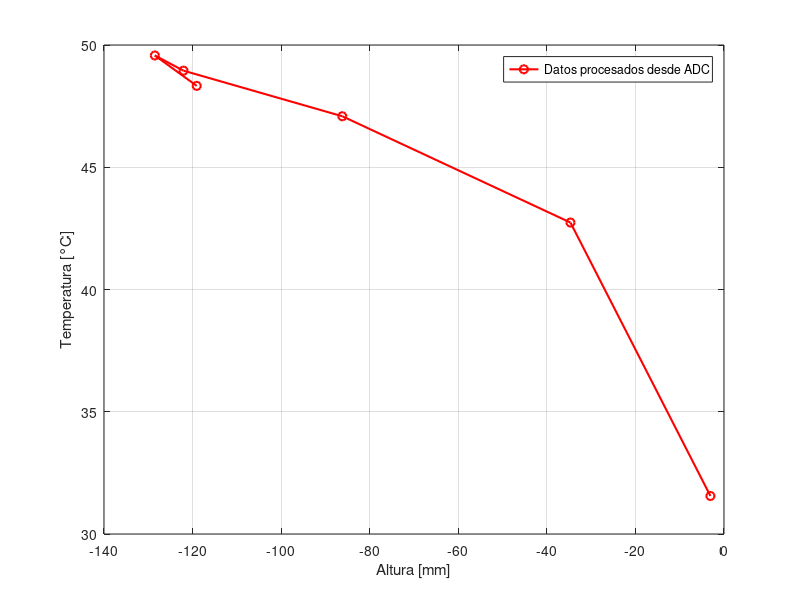

This figure's MATLAB source:
% Parámetros del sistema
alpha = 0.262;               % [rad] 15°
L = 128;                     % [mm]
r = 58;                      % [mm]
deg2rad = pi / 180;

% Valores digitales (extraídos del ADC en cada posición)
val_digital = [279, 281, 280, 277, 270, 252] 

% Resolución del ADC
resolucion_mV = 4.97;              % mV por bit
resolucion_V = resolucion_mV / 1000;  % V por bit

% Conversión a voltaje
V = val_digital * resolucion_V   

% Conversión de voltaje a corriente (0–5V,0–20mA)
I = (V / 5) * 20  % [mA]

% Cálculo de temperaturas [°C] con rango 0–500°C
T = 31.25 * (I - 4)

% Cálculo de ángulos: desde (180° − alpha) + 36° por paso
theta_deg = (180 - (alpha / deg2rad)) + (0:5) * 36
theta = theta_deg * deg2rad;

% Cálculo de altura y para cada theta
y = sqrt(L^2 - (r*sin(alpha + theta) - (L + r)*sin(alpha)).^2) ...
    + r*cos(alpha + theta) - (L + r)*cos(alpha)

% Gráfico
figure;
plot(y, T,'r-o', 'LineWidth', 1.5);
xlabel('Altura [mm]');
ylabel('Temperatura [°C]');
grid on;
legend('Datos procesados desde ADC', 'Location', 'best');
